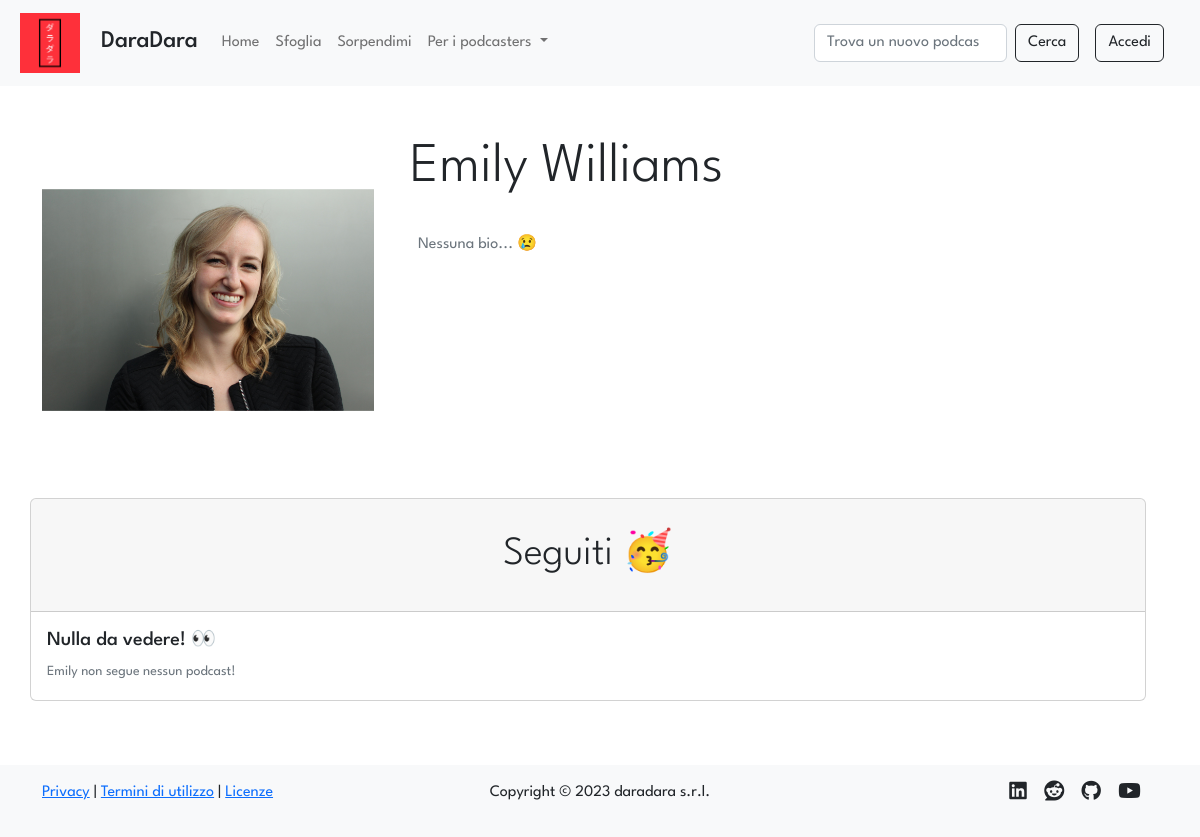
/profile/4, run on an earlier commit of the app's database.
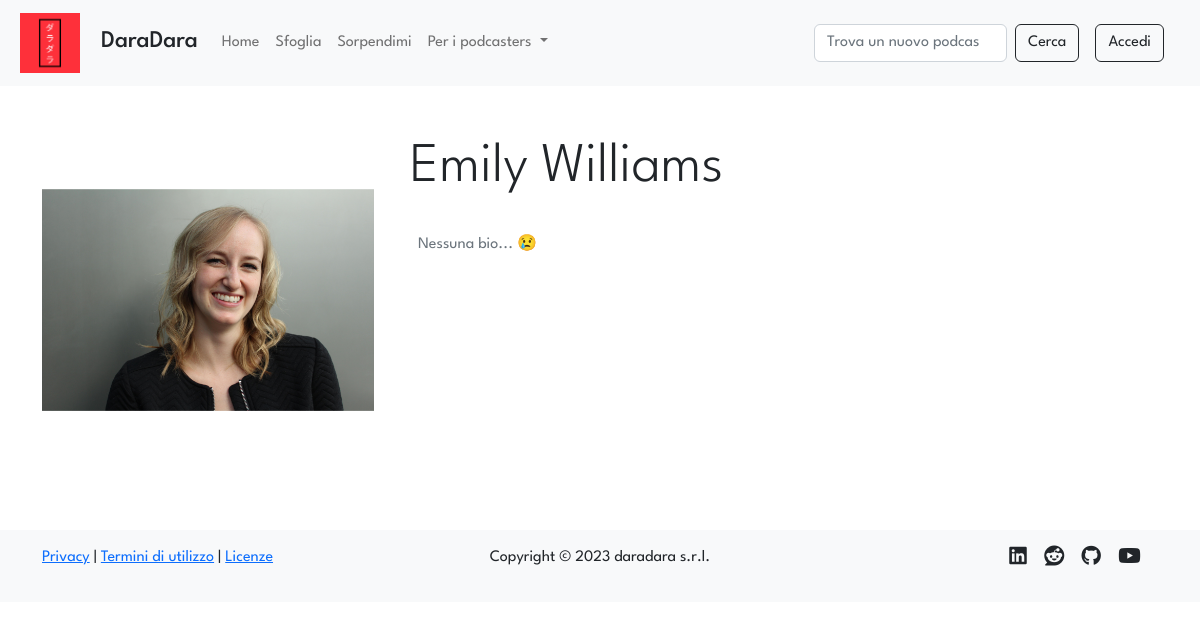
And on a later commit of the database.
### tables this page shows
CREATE TABLE "users" (
	"id"	INTEGER NOT NULL UNIQUE,
	"email"	TEXT NOT NULL UNIQUE,
	"password"	TEXT NOT NULL,
	"name"	TEXT NOT NULL,
	"surname"	TEXT NOT NULL,
	"propic"	TEXT NOT NULL,
	"priv_owned"	INTEGER NOT NULL DEFAULT 0,
	"priv_follows"	INTEGER NOT NULL DEFAULT 0,
	"priv_saves"	INTEGER NOT NULL DEFAULT 0,
	"bio"	TEXT,
	PRIMARY KEY("id" AUTOINCREMENT)
);

### app.py (the view)
@app.route('/profile/<int:id>')
def profile(id: int):
    user = dao.get_user(id)
    if not user:
        flash(message='L\'utente cercato non esiste', category='warning')
        return redirect(session.get('previous_url', '/'))
    podcasts = dao.get_podcasts_by_user(id_user=id)
    follows = dao.get_follows_join_podcasts(id_user=id)
    saves = dao.get_saves_join_episodes_podcasts(id_user=id)
    privacy = [dao.get_priv_owned(id), dao.get_priv_follows(id), dao.get_priv_saves(id)]
    creators = dao.get_creators()
    is_creator = False
    if creators:
        for creator in creators:
            if creator['id'] == user['id']:
                is_creator = True
    is_owner = False
    if current_user.is_authenticated and current_user.id == id: # type: ignore
        is_owner = True
    session['previous_url'] = request.url
    return render_template('profile.html', user=user, podcasts=podcasts, follows=follows, saves=saves, privacy=privacy, is_creator=is_creator, is_owner=is_owner)

### data/dao.py (called while the page is built)
def get_priv_owned(id_user):
    conn, cursor = connect()
    priv_owned = None
    try:
        sql = 'SELECT priv_owned FROM users WHERE id = ?'
        cursor.execute(sql, (id_user,))
        priv_owned = cursor.fetchone()
        if priv_owned and priv_owned['priv_owned'] == 1:
            priv_owned = True
        elif priv_owned and priv_owned['priv_owned'] == 0:
            priv_owned = False
        else:
            priv_owned = None
    except Exception as e:
        print(e)
    close(conn, cursor)
    return priv_owned

def get_priv_follows(id_user):
    conn, cursor = connect()
    priv_follows = None
    try:
        sql = 'SELECT priv_follows FROM users WHERE id = ?'
        cursor.execute(sql, (id_user,))
        priv_follows = cursor.fetchone()
        if priv_follows and priv_follows['priv_follows'] == 1:
            priv_follows = True
        elif priv_follows and priv_follows['priv_follows'] == 0:
            priv_follows = False
        else:
            priv_follows = None
    except Exception as e:
        print(e)
    close(conn, cursor)
    return priv_follows

def get_priv_saves(id_user):
    conn, cursor = connect()
    priv_saves = None
    try:
        sql = 'SELECT priv_saves FROM users WHERE id = ?'
        cursor.execute(sql, (id_user,))
        priv_saves = cursor.fetchone()
        if priv_saves and priv_saves['priv_saves'] == 1:
            priv_saves = True
        elif priv_saves and priv_saves['priv_saves'] == 0:
            priv_saves = False
        else:
            priv_saves = None
    except Exception as e:
        print(e)
    close(conn, cursor)
    return priv_saves

def get_saves_join_episodes_podcasts(id_user):
    conn, cursor = connect()
    saves = []
    try:
        sql = 'SELECT podcasts.id AS "id", episodes.id AS "ep_id", episodes.title AS "title", episodes.description "desc", podcasts.img AS "img", podcasts.title AS "podcast_title" FROM saves, episodes, podcasts WHERE saves.id_ep = episodes.id AND episodes.id_podcast = podcasts.id AND saves.id_user = ? ORDER BY saves.timestamp DESC'
        cursor.execute(sql, (id_user,))
        saves = cursor.fetchall()
    except Exception as e:
        print(e)
    close(conn, cursor)
    return saves

def get_user(id):
    conn, cursor = connect()
    user = None
    try:
        sql = 'SELECT * FROM users WHERE id = ?'
        cursor.execute(sql, (id,))
        user = cursor.fetchone()
    except Exception as e:
        print(e)
    close(conn, cursor)
    return user

### templates/profile.html (shortened to what this page needs)
{% extends 'layout.html' %}
{% block stylesheets %} <link rel="stylesheet" href="{{url_for('static', filename='stylesheets/profile.css')}}"> {% endblock %}
{% block content %}
<div class="row">
    <div class="row col-12 col-lg-4 d-flex justify-content-center align-items-center">
        <img src="{{url_for('static', filename='uploads/images/propics/{0}{1}'.format(user.id, user.propic))}}" alt="Immagine del profilo di {{user.name}}" class="img-fluid rounded-4">
    </div>
    <div class="col">
        <div class="row display-4 mt-3 mt-lg-0 mb-3 mx-lg-0 mx-2"><p class="text-nowrap text-center text-lg-start">{{user.name}} {{user.surname}} {% if is_creator %}<i class="ms-2 fa-solid fa-podcast fa-xs"></i>{% endif %}</p></div>
        <div class="row mx-lg-0 mx-2 ps-2">
            {% if not user.bio %}
                {% if is_owner %}
                <p class="text-muted">
                    Nessuna bio... 😢 <a class="vanilla-a" data-bs-toggle="modal" data-bs-target="#editBio"> vuoi aggiungerne una?</a>
                </p>
                {% else %}
                <p class="text-muted">
                    Nessuna bio... 😢
                </p>
                {% endif %}
            {% else %}
                <p class="text-center text-lg-start">{{user.bio}}
                    {% if is_owner %}
                        <a data-bs-toggle="modal" data-bs-target="#editBio" class="vanilla-a"><i class="ms-2">Modifica bio</i><i class="fa-solid fa-pen-to-square ms-2"></i></a>
                    {% endif %}
                </p>
            {% endif %}
        </div>
    </div>
</div>
<div class="row mt-lg-3">
    {% if is_owner or (not is_owner and privacy[1] == 0) %}
    <div class="row mt-3">
        <div id="follows" class="card mb-3 mx-lg-0 mx-2 p-0">
            <div class="row g-0">
                <div class="col-12 col-xxl-3 card-header d-flex flex-column justify-content-evenly align-items-center display-6">
                    <div class="row my-4 d-flex justify-content-center align-items-center">
                        <p class="text-nowrap text-center mb-0">Seguiti 🥳</p>
                    </div>
                </div>
                <div class="col">
                    <div class="card-body row g-2">
                        {% if follows %}
                        <div class="card-scroll">
                            {% for follow in follows[:5] %}
                            <a class="d-inline-block mx-2 border rounded-2 px-2" href="{{url_for('podcast', id=follow.id_podcast)}}">
                                <div class="row">
                                    <div class="col-4 d-flex align-items-center justify-content-center">
                                        <img src="{{url_for('static', filename='uploads/images/covers/{0}{1}'.format(follow.id, follow.img))}}" class="img-fluid" alt="Card image" style="max-width: 100px;">
                                    </div>
                                    <div class="col-8 mt-2" style="max-width: 250px;">
                                        {% if follow.title|length > 23 %}
                                            <h5 class="text-wrap text-break">{{follow.title[:20]}}...</h5>
                                        {% else %}
                                            <h5 class="text-wrap text-break">{{follow.title}}</h5>
                                        {% endif %}
                                        {% if follow.desc|length > 70 %}
                                            <p class="text-wrap text-break">{{follow.desc[:67]}}...</p>
                                        {% else %}
                                            <p class="text-wrap text-break" style="min-height: 72px;">{{follow.desc}}</p>
                                        {% endif %}
                                    </div>
                                </div>
                            </a>
                            {% endfor %}
                        </div>
                        {% else %}
                            <h5 class="card-title mb-0">Nulla da vedere! 👀</h5>
                            {% if is_owner %}
                                <p class="card-text"><small class="text-muted">Segui i tuoi podcast preferiti per vederli qui la prossima volta!</small></p>
                            {% else %}
                                <p class="card-text"><small class="text-muted">{{user.name}} non segue nessun podcast!</small></p>
                            {% endif %}
                        {% endif %}
                    </div>
                </div>
            </div>
        </div>
    </div>
    {% endif %}
</div>
{% endblock %}

### templates/layout.html (shortened to what this page needs)
<!DOCTYPE html>
<html lang="it">
<head>
    <link href="https://cdn.jsdelivr.net/npm/bootstrap@5.2.3/dist/css/bootstrap.min.css" rel="stylesheet">
    <link href="{{url_for('static', filename='stylesheets/layout.css')}}" rel="stylesheet">
    {% block stylesheets %}{% endblock %}
</head>
<body>
    <nav class="navbar navbar-expand-lg bg-light sticky-top">
        <div class="container-fluid mx-2">
            <a class="navbar-brand" href="{{ url_for('index') }}">
                <img class="img-fluid nav-img" src="{{url_for('static', filename='ico/daradara_medium.png')}}" alt="Logo DaraDara">
                <h4 class="d-inline-block mt-0 ms-3">DaraDara</h4>
            </a>
            <div class="collapse navbar-collapse" id="navbarSupportedContent">
            <ul class="navbar-nav me-auto mb-2 mb-lg-0">
                <li class="nav-item">
                <a class="nav-link {% block homeActive %}{% endblock %}" aria-current="page" href="{{url_for('index')}}">Home</a>
                </li>
                <li class="nav-item">
                <a class="nav-link {% block searchActive %}{% endblock %}" href="{{url_for('categories')}}">Sfoglia</a>
                </li>
                <li class="nav-item">
                    <a class="nav-link" href="{{url_for('random_pod')}}">Sorpendimi</a>
                </li>
                <li class="nav-item dropdown">
                <a class="nav-link dropdown-toggle" href="#" role="button" data-bs-toggle="dropdown" aria-expanded="false">
                    Per i podcasters
                </a>
                </li>
            </ul>
            <form class="d-flex" role="search" action="{{url_for('categories')}}">
                <input id="input-searchCategories" class="form-control me-2" type="search" name="query" placeholder="Trova un nuovo podcast" aria-label="Search">
                <button id="searchCategories" class="btn btn-light btn-outline-dark" type="submit">Cerca</button>
            </form>
            {% if not current_user.is_authenticated %}
            <a href = "{{url_for('login')}}" id="loginBtn" class="btn btn-light btn-outline-dark my-3 my-lg-0 mx-lg-3">Accedi</a>
            {% else %}
            <a href="{{url_for('profile', id = current_user.id)}}" id="profileBtn" class="btn btn-light btn-outline-dark my-3 my-lg-0 mx-lg-3">Profilo</a>
            <a href = "{{url_for('logout')}}" id="logoutBtn" class="btn btn-light btn-outline-dark my-3 my-lg-0 me-lg-3">Esci</a>
            {% endif %}
            </div>
        </div>
    </nav>
    <div class="container mt-5">
        {% block content %}{% endblock %}
    </div>
    <footer class="bg-light py-3 mt-5">
        <div class="container">
            <div class="row">
                <div class="col-4">
                    <p>
                        <a class="stock-a" href="{{url_for('terms')}}#privacy" target="_blank">Privacy</a> | <a class="stock-a" href="{{url_for('terms')}}#terms" target="_blank">Termini di utilizzo</a> | <a class="stock-a" href="{{url_for('terms')}}#licences" target="_blank">Licenze</a>
                    </p>
                </div>
                <div class="col">
                    <p class="text-center">Copyright &copy; 2023 daradara s.r.l.</p>
                </div>
                <div class="col-2 offset-2 d-flex flex-row-reverse justify-content-evenly social-icons">
                    <a href="https://youtube.com/playlist?list=PLs7DWGc_wmwTg9F9SkP6GWtJ5FV36dIxp" target="_blank"><i class="fab fa-youtube fa-lg"></i></a>
                    <a href="https://github.com/nMaax" target="_blank"><i class="fab fa-github fa-lg"></i></a>
                    <a href="https://www.reddit.com/r/podcasts/" target="_blank"><i class="fab fa-reddit fa-lg"></i></a>
                    <a href="https://www.linkedin.com/in/massimiliano-carli/" target="_blank"><i class="fab fa-linkedin fa-lg"></i></a>
                </div>
            </div>
        </div>
    </footer>
</body>
</html>

### static/stylesheets/layout.css (style rules this page uses)
* { font-family: 'League Spartan', sans-serif; }
img { max-width: 800px; max-height: 800px; }
a:not(.stock-a, .vanilla-a, .nav-link) { color: inherit; text-decoration: none; }
.nav-img { max-width: 60px; max-height: 60px; }

What changed in the data, as far as the page shows it:
changed users "Emily": name "Emily" → (not shown)
Also different on the page:
text no longer shown: "Seguiti 🥳 Nulla da vedere! 👀 non segue nessun podcast!"
